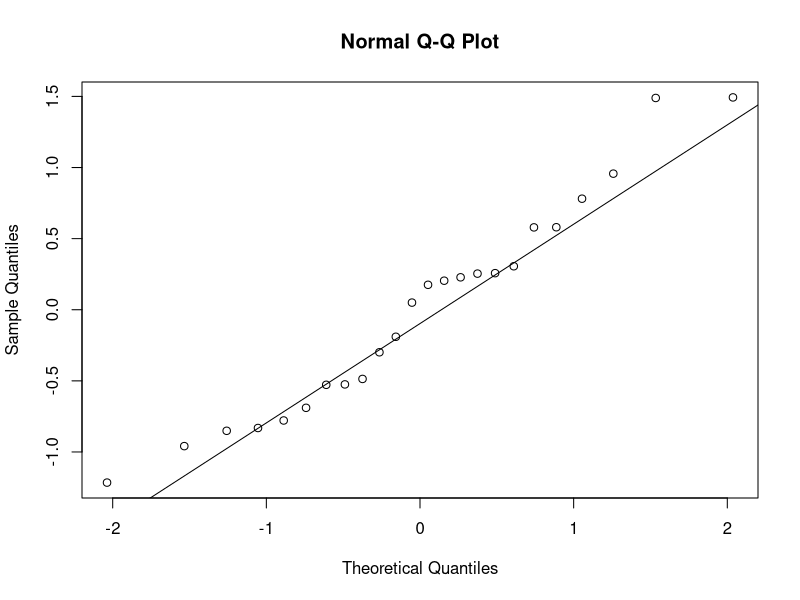

Recreate this plot in R. (Note: this script raises an error after producing the figure.)
## ---- chunk 1
knitr::opts_chunk$set(error = TRUE) 
## ---- chunk 2
library(readxl)
library(dplyr)
library(lubridate)
library(ggplot2)
library(car)
library(lmtest)
library(nortest)
library(tseries)

cad  <- read_excel("cadereyta_SE3.xlsx")
jua  <- read_excel("cadereyta_SE2.xlsx")

find_date_col <- function(df){
  cand <- grep("date|fecha|time|datetime|hora", names(df), ignore.case = TRUE, value = TRUE)
  if (length(cand) == 0) stop("No se encontró una columna de fecha/hora. Renombra o agrega una.")
  cand[1]
}

DATE_COL_CAD <- find_date_col(cad)
DATE_COL_JUA <- find_date_col(jua)

parse_dt <- function(df, date_col) {
  # Intenta varios formatos comunes
  df %>%
    mutate(
      .dt_raw = .data[[date_col]],
      .dt = suppressWarnings(parse_date_time(
        .dt_raw,
        orders = c("Y-m-d H:M:S", "Y-m-d H:M", "Y-m-d",
                   "d/m/Y H:M:S", "d/m/Y H:M", "d/m/Y",
                   "Ymd HMS", "Ymd HM", "Ymd")
      ))
    )
}

cad <- parse_dt(cad, DATE_COL_CAD)
jua <- parse_dt(jua, DATE_COL_JUA)

if (all(is.na(cad$.dt))) stop("No se pudo parsear la fecha/hora en Cadereyta.")
if (all(is.na(jua$.dt))) stop("No se pudo parsear la fecha/hora en Juárez.")

# Función auxiliar: obtener el 15.º miércoles del año
nth_wednesday <- function(dt_vec, n = 15) {
  # Extraer solo las fechas (sin hora)
  dates <- lubridate::as_date(dt_vec)
  # Filtrar los miércoles
  wed_dates <- sort(unique(dates[lubridate::wday(dates, week_start = 1) == 3]))
  if (length(wed_dates) < n) stop("No hay suficientes miércoles en los datos.")
  wed_dates[n]
}

# Obtener el 15.º miércoles
WED_DT <- nth_wednesday(cad$.dt, n = 15)

# Definir rango de ese día (solo ese miércoles)
START_DT <- as.POSIXct(WED_DT, tz = lubridate::tz(cad$.dt))
END_DT   <- START_DT + lubridate::days(1)

message(sprintf("Día seleccionado: [%s, %s)", START_DT, END_DT))

# Filtrar solo los registros de ese miércoles
cad_w <- cad %>% dplyr::filter(.dt >= START_DT, .dt < END_DT)
jua_w <- jua %>% dplyr::filter(.dt >= START_DT, .dt < END_DT)

stopifnot(nrow(cad_w) > 2, nrow(jua_w) > 2)

cad_w <- cad_w %>% select(-any_of(c(DATE_COL_CAD, ".dt_raw", ".dt")))
jua_w <- jua_w %>% select(-any_of(c(DATE_COL_JUA, ".dt_raw", ".dt")))

cad_w <- cad_w %>% select(-any_of("NOX"))
jua_w <- jua_w %>% select(-any_of("NOX"))


rmse_vec <- function(truth, estimate) sqrt(mean((as.numeric(truth)-as.numeric(estimate))^2, na.rm = TRUE))
mae_vec  <- function(truth, estimate) mean(abs(as.numeric(truth)-as.numeric(estimate)), na.rm = TRUE)
rsq_vec  <- function(truth, estimate) {
  truth <- as.numeric(truth); estimate <- as.numeric(estimate)
  ss_res <- sum((truth - estimate)^2, na.rm = TRUE)
  ss_tot <- sum((truth - mean(truth, na.rm = TRUE))^2, na.rm = TRUE)
  1 - ss_res/ss_tot
}

TARGET <- "SO2"

stopifnot(TARGET %in% names(cad_w), TARGET %in% names(jua_w))

num_cols <- cad_w %>% select(where(is.numeric)) %>% names()
drop_cols <- c(TARGET, "nivel_cod", "season")  # ajusta si es necesario
x_cols <- setdiff(num_cols, drop_cols)

x_cols <- x_cols[x_cols %in% names(cad_w)]
stopifnot(length(x_cols) > 0)

sd_vec <- sapply(cad_w[x_cols], sd, na.rm = TRUE)
x_cols <- x_cols[sd_vec > 0]

if (length(x_cols) > 1) {
  cmat <- suppressWarnings(cor(cad_w[x_cols], use = "pairwise.complete.obs"))
  bad_pairs <- which(abs(cmat) >= 0.99999 & upper.tri(cmat), arr.ind = TRUE)
  if (nrow(bad_pairs) > 0) {
    drop_perfect <- unique(colnames(cmat)[bad_pairs[,2]])
    x_cols <- setdiff(x_cols, drop_perfect)
  }
}
stopifnot(!(TARGET %in% x_cols), length(x_cols) > 0)

scale_stats <- cad_w %>%
  summarise(across(all_of(x_cols),
                   list(mu = \(x) mean(x, na.rm=TRUE),
                        sd = \(x) sd(x, na.rm=TRUE))))

scale_apply <- function(data, stats_tbl, cols){
  out <- data
  for (v in cols) {
    mu  <- stats_tbl[[paste0(v, "_mu")]]
    sdv <- stats_tbl[[paste0(v, "_sd")]]
    out[[v]] <- if (is.na(sdv) || sdv == 0) 0 else (out[[v]] - mu)/sdv
  }
  out
}

cad_s <- scale_apply(cad_w, scale_stats, x_cols)
jua_s <- scale_apply(jua_w, scale_stats, x_cols)

form <- as.formula(paste(TARGET, "~", paste(x_cols, collapse = " + ")))
modelo_SO2 <- lm(form, data = cad_s)
print(summary(modelo_SO2))

pred_train <- predict(modelo_SO2, newdata = cad_s)
pred_test  <- predict(modelo_SO2, newdata = jua_s)

metricas <- function(obs, pred){
  tibble(
    RMSE = rmse_vec(obs, pred),
    MAE  = mae_vec(obs, pred),
    R2   = rsq_vec(obs, pred)
  )
}

train_met <- metricas(cad_s[[TARGET]], pred_train) |> dplyr::mutate(dataset = "Cadereyta (train, 1 semana)")
test_met  <- metricas(jua_s[[TARGET]], pred_test)  |> dplyr::mutate(dataset = "Juárez (test, 1 semana)")

print(bind_rows(train_met, test_met))

print(vif(modelo_SO2))
print(bptest(modelo_SO2))
print(dwtest(modelo_SO2))

print(ad.test(resid(modelo_SO2)))
print(lillie.test(scale(resid(modelo_SO2))))
print(jarque.bera.test(resid(modelo_SO2)))

# QQ plot
res <- residuals(modelo_SO2)
qqnorm(res); qqline(res)

p_train <- tibble(obs = cad_s[[TARGET]], pred = pred_train) |>
  ggplot(aes(obs, pred)) +
  geom_point(alpha = 0.5) +
  geom_abline(slope=1, intercept=0, linetype="dashed") +
  labs(title = "Entrenamiento: Cadereyta (1 semana)", x = "Observado", y = "Predicho")

p_test <- tibble(obs = jua_s[[TARGET]], pred = pred_test) |>
  ggplot(aes(obs, pred)) +
  geom_point(alpha = 0.5) +
  geom_abline(slope=1, intercept=0, linetype="dashed") +
  labs(title = "Prueba: Juárez (misma semana)", x = "Observado", y = "Predicho")

p_train + p_test

## ---- chunk 3
cad  <- read_excel("cadereyta_SE3.xlsx")
jua  <- read_excel("cadereyta_SE2.xlsx")

find_date_col <- function(df){
  cand <- grep("date|fecha|time|datetime|hora", names(df), ignore.case = TRUE, value = TRUE)
  if (length(cand) == 0) stop("No se encontró una columna de fecha/hora. Renombra o agrega una.")
  cand[1]
}

DATE_COL_CAD <- find_date_col(cad)
DATE_COL_JUA <- find_date_col(jua)

parse_dt <- function(df, date_col) {
  # Intenta varios formatos comunes
  df %>%
    mutate(
      .dt_raw = .data[[date_col]],
      .dt = suppressWarnings(parse_date_time(
        .dt_raw,
        orders = c("Y-m-d H:M:S", "Y-m-d H:M", "Y-m-d",
                   "d/m/Y H:M:S", "d/m/Y H:M", "d/m/Y",
                   "Ymd HMS", "Ymd HM", "Ymd")
      ))
    )
}

cad <- parse_dt(cad, DATE_COL_CAD)
jua <- parse_dt(jua, DATE_COL_JUA)

if (all(is.na(cad$.dt))) stop("No se pudo parsear la fecha/hora en Cadereyta.")
if (all(is.na(jua$.dt))) stop("No se pudo parsear la fecha/hora en Juárez.")

# Función auxiliar: obtener el 15.º miércoles del año
nth_wednesday <- function(dt_vec, n = 15) {
  # Extraer solo las fechas (sin hora)
  dates <- lubridate::as_date(dt_vec)
  # Filtrar los miércoles
  wed_dates <- sort(unique(dates[lubridate::wday(dates, week_start = 1) == 3]))
  if (length(wed_dates) < n) stop("No hay suficientes miércoles en los datos.")
  wed_dates[n]
}

# Obtener el 15.º miércoles
WED_DT <- nth_wednesday(cad$.dt, n = 15)

# Definir rango de ese día (solo ese miércoles)
START_DT <- as.POSIXct(WED_DT, tz = lubridate::tz(cad$.dt))
END_DT   <- START_DT + lubridate::days(1)

message(sprintf("Día seleccionado: [%s, %s)", START_DT, END_DT))

# Filtrar solo los registros de ese miércoles
cad_w <- cad %>% dplyr::filter(.dt >= START_DT, .dt < END_DT)
jua_w <- jua %>% dplyr::filter(.dt >= START_DT, .dt < END_DT)

stopifnot(nrow(cad_w) > 2, nrow(jua_w) > 2)

cad_w <- cad_w %>% select(-any_of(c(DATE_COL_CAD, ".dt_raw", ".dt")))
jua_w <- jua_w %>% select(-any_of(c(DATE_COL_JUA, ".dt_raw", ".dt")))

cad_w <- cad_w %>% select(-any_of("NOX"))
jua_w <- jua_w %>% select(-any_of("NOX"))

rmse_vec <- function(truth, estimate) sqrt(mean((as.numeric(truth)-as.numeric(estimate))^2, na.rm = TRUE))
mae_vec  <- function(truth, estimate) mean(abs(as.numeric(truth)-as.numeric(estimate)), na.rm = TRUE)
rsq_vec  <- function(truth, estimate) {
  truth <- as.numeric(truth); estimate <- as.numeric(estimate)
  ss_res <- sum((truth - estimate)^2, na.rm = TRUE)
  ss_tot <- sum((truth - mean(truth, na.rm = TRUE))^2, na.rm = TRUE)
  1 - ss_res/ss_tot
}

TARGET <- "PM10"

stopifnot(TARGET %in% names(cad_w), TARGET %in% names(jua_w))

num_cols <- cad_w %>% select(where(is.numeric)) %>% names()
drop_cols <- c(TARGET, "nivel_cod", "season")
x_cols <- setdiff(num_cols, drop_cols)

x_cols <- x_cols[x_cols %in% names(cad_w)]
stopifnot(length(x_cols) > 0)

sd_vec <- sapply(cad_w[x_cols], sd, na.rm = TRUE)
x_cols <- x_cols[sd_vec > 0]

if (length(x_cols) > 1) {
  cmat <- suppressWarnings(cor(cad_w[x_cols], use = "pairwise.complete.obs"))
  bad_pairs <- which(abs(cmat) >= 0.99999 & upper.tri(cmat), arr.ind = TRUE)
  if (nrow(bad_pairs) > 0) {
    drop_perfect <- unique(colnames(cmat)[bad_pairs[,2]])
    x_cols <- setdiff(x_cols, drop_perfect)
  }
}
stopifnot(!(TARGET %in% x_cols), length(x_cols) > 0)

scale_stats <- cad_w %>%
  summarise(across(all_of(x_cols),
                   list(mu = \(x) mean(x, na.rm=TRUE),
                        sd = \(x) sd(x, na.rm=TRUE))))

scale_apply <- function(data, stats_tbl, cols){
  out <- data
  for (v in cols) {
    mu  <- stats_tbl[[paste0(v, "_mu")]]
    sdv <- stats_tbl[[paste0(v, "_sd")]]
    out[[v]] <- if (is.na(sdv) || sdv == 0) 0 else (out[[v]] - mu)/sdv
  }
  out
}

cad_s <- scale_apply(cad_w, scale_stats, x_cols)
jua_s <- scale_apply(jua_w, scale_stats, x_cols)

form <- as.formula(paste(TARGET, "~", paste(x_cols, collapse = " + ")))
modelo_SO2 <- lm(form, data = cad_s)
print(summary(modelo_SO2))

pred_train <- predict(modelo_SO2, newdata = cad_s)
pred_test  <- predict(modelo_SO2, newdata = jua_s)

metricas <- function(obs, pred){
  tibble(
    RMSE = rmse_vec(obs, pred),
    MAE  = mae_vec(obs, pred),
    R2   = rsq_vec(obs, pred)
  )
}

train_met <- metricas(cad_s[[TARGET]], pred_train) |> dplyr::mutate(dataset = "Cadereyta (train, 1 semana)")
test_met  <- metricas(jua_s[[TARGET]], pred_test)  |> dplyr::mutate(dataset = "Juárez (test, 1 semana)")

print(bind_rows(train_met, test_met))

print(vif(modelo_SO2))
print(bptest(modelo_SO2))
print(dwtest(modelo_SO2))

print(ad.test(resid(modelo_SO2)))
print(lillie.test(scale(resid(modelo_SO2))))
print(jarque.bera.test(resid(modelo_SO2)))

res <- residuals(modelo_SO2)
qqnorm(res); qqline(res)

p_train <- tibble(obs = cad_s[[TARGET]], pred = pred_train) |>
  ggplot(aes(obs, pred)) +
  geom_point(alpha = 0.5) +
  geom_abline(slope=1, intercept=0, linetype="dashed") +
  labs(title = "Entrenamiento: Cadereyta (1 semana)", x = "Observado", y = "Predicho")

p_test <- tibble(obs = jua_s[[TARGET]], pred = pred_test) |>
  ggplot(aes(obs, pred)) +
  geom_point(alpha = 0.5) +
  geom_abline(slope=1, intercept=0, linetype="dashed") +
  labs(title = "Prueba: Juárez (misma semana)", x = "Observado", y = "Predicho")

p_train + p_test

## ---- chunk 4
cad  <- read_excel("cadereyta_SE3.xlsx")
jua  <- read_excel("cadereyta_SE2.xlsx")

find_date_col <- function(df){
  cand <- grep("date|fecha|time|datetime|hora", names(df), ignore.case = TRUE, value = TRUE)
  if (length(cand) == 0) stop("No se encontró una columna de fecha/hora. Renombra o agrega una.")
  cand[1]
}

DATE_COL_CAD <- find_date_col(cad)
DATE_COL_JUA <- find_date_col(jua)

parse_dt <- function(df, date_col) {
  df %>%
    mutate(
      .dt_raw = .data[[date_col]],
      .dt = suppressWarnings(parse_date_time(
        .dt_raw,
        orders = c("Y-m-d H:M:S", "Y-m-d H:M", "Y-m-d",
                   "d/m/Y H:M:S", "d/m/Y H:M", "d/m/Y",
                   "Ymd HMS", "Ymd HM", "Ymd")
      ))
    )
}

cad <- parse_dt(cad, DATE_COL_CAD)
jua <- parse_dt(jua, DATE_COL_JUA)

if (all(is.na(cad$.dt))) stop("No se pudo parsear la fecha/hora en Cadereyta.")
if (all(is.na(jua$.dt))) stop("No se pudo parsear la fecha/hora en Juárez.")

# Función auxiliar: obtener el 15.º miércoles del año
nth_wednesday <- function(dt_vec, n = 15) {
  # Extraer solo las fechas (sin hora)
  dates <- lubridate::as_date(dt_vec)
  # Filtrar los miércoles
  wed_dates <- sort(unique(dates[lubridate::wday(dates, week_start = 1) == 3]))
  if (length(wed_dates) < n) stop("No hay suficientes miércoles en los datos.")
  wed_dates[n]
}

# Obtener el 15.º miércoles
WED_DT <- nth_wednesday(cad$.dt, n = 15)

# Definir rango de ese día (solo ese miércoles)
START_DT <- as.POSIXct(WED_DT, tz = lubridate::tz(cad$.dt))
END_DT   <- START_DT + lubridate::days(1)

message(sprintf("Día seleccionado: [%s, %s)", START_DT, END_DT))

# Filtrar solo los registros de ese miércoles
cad_w <- cad %>% dplyr::filter(.dt >= START_DT, .dt < END_DT)
jua_w <- jua %>% dplyr::filter(.dt >= START_DT, .dt < END_DT)

stopifnot(nrow(cad_w) > 2, nrow(jua_w) > 2)

cad_w <- cad_w %>% select(-any_of(c(DATE_COL_CAD, ".dt_raw", ".dt")))
jua_w <- jua_w %>% select(-any_of(c(DATE_COL_JUA, ".dt_raw", ".dt")))

cad_w <- cad_w %>% select(-any_of("NOX"))
jua_w <- jua_w %>% select(-any_of("NOX"))

rmse_vec <- function(truth, estimate) sqrt(mean((as.numeric(truth)-as.numeric(estimate))^2, na.rm = TRUE))
mae_vec  <- function(truth, estimate) mean(abs(as.numeric(truth)-as.numeric(estimate)), na.rm = TRUE)
rsq_vec  <- function(truth, estimate) {
  truth <- as.numeric(truth); estimate <- as.numeric(estimate)
  ss_res <- sum((truth - estimate)^2, na.rm = TRUE)
  ss_tot <- sum((truth - mean(truth, na.rm = TRUE))^2, na.rm = TRUE)
  1 - ss_res/ss_tot
}

TARGET <- "PM2.5"

stopifnot(TARGET %in% names(cad_w), TARGET %in% names(jua_w))

num_cols <- cad_w %>% select(where(is.numeric)) %>% names()
drop_cols <- c(TARGET, "nivel_cod", "season")
x_cols <- setdiff(num_cols, drop_cols)

x_cols <- x_cols[x_cols %in% names(cad_w)]
stopifnot(length(x_cols) > 0)

sd_vec <- sapply(cad_w[x_cols], sd, na.rm = TRUE)
x_cols <- x_cols[sd_vec > 0]

if (length(x_cols) > 1) {
  cmat <- suppressWarnings(cor(cad_w[x_cols], use = "pairwise.complete.obs"))
  bad_pairs <- which(abs(cmat) >= 0.99999 & upper.tri(cmat), arr.ind = TRUE)
  if (nrow(bad_pairs) > 0) {
    drop_perfect <- unique(colnames(cmat)[bad_pairs[,2]])
    x_cols <- setdiff(x_cols, drop_perfect)
  }
}
stopifnot(!(TARGET %in% x_cols), length(x_cols) > 0)

scale_stats <- cad_w %>%
  summarise(across(all_of(x_cols),
                   list(mu = \(x) mean(x, na.rm=TRUE),
                        sd = \(x) sd(x, na.rm=TRUE))))

scale_apply <- function(data, stats_tbl, cols){
  out <- data
  for (v in cols) {
    mu  <- stats_tbl[[paste0(v, "_mu")]]
    sdv <- stats_tbl[[paste0(v, "_sd")]]
    out[[v]] <- if (is.na(sdv) || sdv == 0) 0 else (out[[v]] - mu)/sdv
  }
  out
}

cad_s <- scale_apply(cad_w, scale_stats, x_cols)
jua_s <- scale_apply(jua_w, scale_stats, x_cols)

form <- as.formula(paste(TARGET, "~", paste(x_cols, collapse = " + ")))
modelo_SO2 <- lm(form, data = cad_s)
print(summary(modelo_SO2))

pred_train <- predict(modelo_SO2, newdata = cad_s)
pred_test  <- predict(modelo_SO2, newdata = jua_s)

metricas <- function(obs, pred){
  tibble(
    RMSE = rmse_vec(obs, pred),
    MAE  = mae_vec(obs, pred),
    R2   = rsq_vec(obs, pred)
  )
}

train_met <- metricas(cad_s[[TARGET]], pred_train) |> dplyr::mutate(dataset = "Cadereyta (train, 1 semana)")
test_met  <- metricas(jua_s[[TARGET]], pred_test)  |> dplyr::mutate(dataset = "Juárez (test, 1 semana)")

print(bind_rows(train_met, test_met))

print(vif(modelo_SO2))
print(bptest(modelo_SO2))
print(dwtest(modelo_SO2))

print(ad.test(resid(modelo_SO2)))
print(lillie.test(scale(resid(modelo_SO2))))
print(jarque.bera.test(resid(modelo_SO2)))

res <- residuals(modelo_SO2)
qqnorm(res); qqline(res)

p_train <- tibble(obs = cad_s[[TARGET]], pred = pred_train) |>
  ggplot(aes(obs, pred)) +
  geom_point(alpha = 0.5) +
  geom_abline(slope=1, intercept=0, linetype="dashed") +
  labs(title = "Entrenamiento: Cadereyta (1 semana)", x = "Observado", y = "Predicho")

p_test <- tibble(obs = jua_s[[TARGET]], pred = pred_test) |>
  ggplot(aes(obs, pred)) +
  geom_point(alpha = 0.5) +
  geom_abline(slope=1, intercept=0, linetype="dashed") +
  labs(title = "Prueba: Juárez (misma semana)", x = "Observado", y = "Predicho")

p_train + p_test

## ---- chunk 5
cad  <- read_excel("cadereyta_SE3.xlsx")
jua  <- read_excel("cadereyta_SE.xlsx")

find_date_col <- function(df){
  cand <- grep("date|fecha|time|datetime|hora", names(df), ignore.case = TRUE, value = TRUE)
  if (length(cand) == 0) stop("No se encontró una columna de fecha/hora. Renombra o agrega una.")
  cand[1]
}

DATE_COL_CAD <- find_date_col(cad)
DATE_COL_JUA <- find_date_col(jua)

parse_dt <- function(df, date_col) {
  df %>%
    mutate(
      .dt_raw = .data[[date_col]],
      .dt = suppressWarnings(parse_date_time(
        .dt_raw,
        orders = c("Y-m-d H:M:S", "Y-m-d H:M", "Y-m-d",
                   "d/m/Y H:M:S", "d/m/Y H:M", "d/m/Y",
                   "Ymd HMS", "Ymd HM", "Ymd")
      ))
    )
}

cad <- parse_dt(cad, DATE_COL_CAD)
jua <- parse_dt(jua, DATE_COL_JUA)

if (all(is.na(cad$.dt))) stop("No se pudo parsear la fecha/hora en Cadereyta.")
if (all(is.na(jua$.dt))) stop("No se pudo parsear la fecha/hora en Juárez.")

# Función auxiliar: obtener el 15.º miércoles del año
nth_wednesday <- function(dt_vec, n = 15) {
  # Extraer solo las fechas (sin hora)
  dates <- lubridate::as_date(dt_vec)
  # Filtrar los miércoles
  wed_dates <- sort(unique(dates[lubridate::wday(dates, week_start = 1) == 3]))
  if (length(wed_dates) < n) stop("No hay suficientes miércoles en los datos.")
  wed_dates[n]
}

# Obtener el 15.º miércoles
WED_DT <- nth_wednesday(cad$.dt, n = 15)

# Definir rango de ese día (solo ese miércoles)
START_DT <- as.POSIXct(WED_DT, tz = lubridate::tz(cad$.dt))
END_DT   <- START_DT + lubridate::days(1)

message(sprintf("Día seleccionado: [%s, %s)", START_DT, END_DT))

# Filtrar solo los registros de ese miércoles
cad_w <- cad %>% dplyr::filter(.dt >= START_DT, .dt < END_DT)
jua_w <- jua %>% dplyr::filter(.dt >= START_DT, .dt < END_DT)

stopifnot(nrow(cad_w) > 2, nrow(jua_w) > 2)

cad_w <- cad_w %>% select(-any_of(c(DATE_COL_CAD, ".dt_raw", ".dt")))
jua_w <- jua_w %>% select(-any_of(c(DATE_COL_JUA, ".dt_raw", ".dt")))

cad_w <- cad_w %>% select(-any_of("NOX"))
jua_w <- jua_w %>% select(-any_of("NOX"))

rmse_vec <- function(truth, estimate) sqrt(mean((as.numeric(truth)-as.numeric(estimate))^2, na.rm = TRUE))
mae_vec  <- function(truth, estimate) mean(abs(as.numeric(truth)-as.numeric(estimate)), na.rm = TRUE)
rsq_vec  <- function(truth, estimate) {
  truth <- as.numeric(truth); estimate <- as.numeric(estimate)
  ss_res <- sum((truth - estimate)^2, na.rm = TRUE)
  ss_tot <- sum((truth - mean(truth, na.rm = TRUE))^2, na.rm = TRUE)
  1 - ss_res/ss_tot
}

TARGET <- "SO2"

stopifnot(TARGET %in% names(cad_w), TARGET %in% names(jua_w))

num_cols <- cad_w %>% select(where(is.numeric)) %>% names()
drop_cols <- c(TARGET, "nivel_cod", "season")
x_cols <- setdiff(num_cols, drop_cols)

x_cols <- x_cols[x_cols %in% names(cad_w)]
stopifnot(length(x_cols) > 0)

sd_vec <- sapply(cad_w[x_cols], sd, na.rm = TRUE)
x_cols <- x_cols[sd_vec > 0]

if (length(x_cols) > 1) {
  cmat <- suppressWarnings(cor(cad_w[x_cols], use = "pairwise.complete.obs"))
  bad_pairs <- which(abs(cmat) >= 0.99999 & upper.tri(cmat), arr.ind = TRUE)
  if (nrow(bad_pairs) > 0) {
    drop_perfect <- unique(colnames(cmat)[bad_pairs[,2]])
    x_cols <- setdiff(x_cols, drop_perfect)
  }
}
stopifnot(!(TARGET %in% x_cols), length(x_cols) > 0)

scale_stats <- cad_w %>%
  summarise(across(all_of(x_cols),
                   list(mu = \(x) mean(x, na.rm=TRUE),
                        sd = \(x) sd(x, na.rm=TRUE))))

scale_apply <- function(data, stats_tbl, cols){
  out <- data
  for (v in cols) {
    mu  <- stats_tbl[[paste0(v, "_mu")]]
    sdv <- stats_tbl[[paste0(v, "_sd")]]
    out[[v]] <- if (is.na(sdv) || sdv == 0) 0 else (out[[v]] - mu)/sdv
  }
  out
}

cad_s <- scale_apply(cad_w, scale_stats, x_cols)
jua_s <- scale_apply(jua_w, scale_stats, x_cols)

form <- as.formula(paste(TARGET, "~", paste(x_cols, collapse = " + ")))
modelo_SO2 <- lm(form, data = cad_s)
print(summary(modelo_SO2))

pred_train <- predict(modelo_SO2, newdata = cad_s)
pred_test  <- predict(modelo_SO2, newdata = jua_s)

metricas <- function(obs, pred){
  tibble(
    RMSE = rmse_vec(obs, pred),
    MAE  = mae_vec(obs, pred),
    R2   = rsq_vec(obs, pred)
  )
}

train_met <- metricas(cad_s[[TARGET]], pred_train) |> dplyr::mutate(dataset = "Cadereyta (train, 1 semana)")
test_met  <- metricas(jua_s[[TARGET]], pred_test)  |> dplyr::mutate(dataset = "Guadalupe (test, 1 semana)")

print(bind_rows(train_met, test_met))

print(vif(modelo_SO2))
print(bptest(modelo_SO2))
print(dwtest(modelo_SO2))

print(ad.test(resid(modelo_SO2)))
print(lillie.test(scale(resid(modelo_SO2))))
print(jarque.bera.test(resid(modelo_SO2)))

res <- residuals(modelo_SO2)
qqnorm(res); qqline(res)

p_train <- tibble(obs = cad_s[[TARGET]], pred = pred_train) |>
  ggplot(aes(obs, pred)) +
  geom_point(alpha = 0.5) +
  geom_abline(slope=1, intercept=0, linetype="dashed") +
  labs(title = "Entrenamiento: Cadereyta (1 semana)", x = "Observado", y = "Predicho")

p_test <- tibble(obs = jua_s[[TARGET]], pred = pred_test) |>
  ggplot(aes(obs, pred)) +
  geom_point(alpha = 0.5) +
  geom_abline(slope=1, intercept=0, linetype="dashed") +
  labs(title = "Prueba: Guadalupe (misma semana)", x = "Observado", y = "Predicho")

p_train + p_test

## ---- chunk 6
cad  <- read_excel("cadereyta_SE3.xlsx")
jua  <- read_excel("cadereyta_SE.xlsx")

find_date_col <- function(df){
  cand <- grep("date|fecha|time|datetime|hora", names(df), ignore.case = TRUE, value = TRUE)
  if (length(cand) == 0) stop("No se encontró una columna de fecha/hora. Renombra o agrega una.")
  cand[1]
}

DATE_COL_CAD <- find_date_col(cad)
DATE_COL_JUA <- find_date_col(jua)

parse_dt <- function(df, date_col) {
  df %>%
    mutate(
      .dt_raw = .data[[date_col]],
      .dt = suppressWarnings(parse_date_time(
        .dt_raw,
        orders = c("Y-m-d H:M:S", "Y-m-d H:M", "Y-m-d",
                   "d/m/Y H:M:S", "d/m/Y H:M", "d/m/Y",
                   "Ymd HMS", "Ymd HM", "Ymd")
      ))
    )
}

cad <- parse_dt(cad, DATE_COL_CAD)
jua <- parse_dt(jua, DATE_COL_JUA)

if (all(is.na(cad$.dt))) stop("No se pudo parsear la fecha/hora en Cadereyta.")
if (all(is.na(jua$.dt))) stop("No se pudo parsear la fecha/hora en Juárez.")

# Función auxiliar: obtener el 15.º miércoles del año
nth_wednesday <- function(dt_vec, n = 15) {
  # Extraer solo las fechas (sin hora)
  dates <- lubridate::as_date(dt_vec)
  # Filtrar los miércoles
  wed_dates <- sort(unique(dates[lubridate::wday(dates, week_start = 1) == 3]))
  if (length(wed_dates) < n) stop("No hay suficientes miércoles en los datos.")
  wed_dates[n]
}

# Obtener el 15.º miércoles
WED_DT <- nth_wednesday(cad$.dt, n = 15)

# Definir rango de ese día (solo ese miércoles)
START_DT <- as.POSIXct(WED_DT, tz = lubridate::tz(cad$.dt))
END_DT   <- START_DT + lubridate::days(1)

message(sprintf("Día seleccionado: [%s, %s)", START_DT, END_DT))

# Filtrar solo los registros de ese miércoles
cad_w <- cad %>% dplyr::filter(.dt >= START_DT, .dt < END_DT)
jua_w <- jua %>% dplyr::filter(.dt >= START_DT, .dt < END_DT)

stopifnot(nrow(cad_w) > 2, nrow(jua_w) > 2)

cad_w <- cad_w %>% select(-any_of(c(DATE_COL_CAD, ".dt_raw", ".dt")))
jua_w <- jua_w %>% select(-any_of(c(DATE_COL_JUA, ".dt_raw", ".dt")))

cad_w <- cad_w %>% select(-any_of("NOX"))
jua_w <- jua_w %>% select(-any_of("NOX"))

rmse_vec <- function(truth, estimate) sqrt(mean((as.numeric(truth)-as.numeric(estimate))^2, na.rm = TRUE))
mae_vec  <- function(truth, estimate) mean(abs(as.numeric(truth)-as.numeric(estimate)), na.rm = TRUE)
rsq_vec  <- function(truth, estimate) {
  truth <- as.numeric(truth); estimate <- as.numeric(estimate)
  ss_res <- sum((truth - estimate)^2, na.rm = TRUE)
  ss_tot <- sum((truth - mean(truth, na.rm = TRUE))^2, na.rm = TRUE)
  1 - ss_res/ss_tot
}

TARGET <- "PM10"

stopifnot(TARGET %in% names(cad_w), TARGET %in% names(jua_w))

num_cols <- cad_w %>% select(where(is.numeric)) %>% names()
drop_cols <- c(TARGET, "nivel_cod", "season")
x_cols <- setdiff(num_cols, drop_cols)

x_cols <- x_cols[x_cols %in% names(cad_w)]
stopifnot(length(x_cols) > 0)

sd_vec <- sapply(cad_w[x_cols], sd, na.rm = TRUE)
x_cols <- x_cols[sd_vec > 0]

if (length(x_cols) > 1) {
  cmat <- suppressWarnings(cor(cad_w[x_cols], use = "pairwise.complete.obs"))
  bad_pairs <- which(abs(cmat) >= 0.99999 & upper.tri(cmat), arr.ind = TRUE)
  if (nrow(bad_pairs) > 0) {
    drop_perfect <- unique(colnames(cmat)[bad_pairs[,2]])
    x_cols <- setdiff(x_cols, drop_perfect)
  }
}
stopifnot(!(TARGET %in% x_cols), length(x_cols) > 0)

scale_stats <- cad_w %>%
  summarise(across(all_of(x_cols),
                   list(mu = \(x) mean(x, na.rm=TRUE),
                        sd = \(x) sd(x, na.rm=TRUE))))

scale_apply <- function(data, stats_tbl, cols){
  out <- data
  for (v in cols) {
    mu  <- stats_tbl[[paste0(v, "_mu")]]
    sdv <- stats_tbl[[paste0(v, "_sd")]]
    out[[v]] <- if (is.na(sdv) || sdv == 0) 0 else (out[[v]] - mu)/sdv
  }
  out
}

cad_s <- scale_apply(cad_w, scale_stats, x_cols)
jua_s <- scale_apply(jua_w, scale_stats, x_cols)

form <- as.formula(paste(TARGET, "~", paste(x_cols, collapse = " + ")))
modelo_SO2 <- lm(form, data = cad_s)
print(summary(modelo_SO2))

pred_train <- predict(modelo_SO2, newdata = cad_s)
pred_test  <- predict(modelo_SO2, newdata = jua_s)

metricas <- function(obs, pred){
  tibble(
    RMSE = rmse_vec(obs, pred),
    MAE  = mae_vec(obs, pred),
    R2   = rsq_vec(obs, pred)
  )
}

train_met <- metricas(cad_s[[TARGET]], pred_train) |> dplyr::mutate(dataset = "Cadereyta (train, 1 semana)")
test_met  <- metricas(jua_s[[TARGET]], pred_test)  |> dplyr::mutate(dataset = "Guadalupe (test, 1 semana)")

print(bind_rows(train_met, test_met))

print(vif(modelo_SO2))
print(bptest(modelo_SO2))
print(dwtest(modelo_SO2))

print(ad.test(resid(modelo_SO2)))
print(lillie.test(scale(resid(modelo_SO2))))
print(jarque.bera.test(resid(modelo_SO2)))

res <- residuals(modelo_SO2)
qqnorm(res); qqline(res)

p_train <- tibble(obs = cad_s[[TARGET]], pred = pred_train) |>
  ggplot(aes(obs, pred)) +
  geom_point(alpha = 0.5) +
  geom_abline(slope=1, intercept=0, linetype="dashed") +
  labs(title = "Entrenamiento: Cadereyta (1 semana)", x = "Observado", y = "Predicho")

p_test <- tibble(obs = jua_s[[TARGET]], pred = pred_test) |>
  ggplot(aes(obs, pred)) +
  geom_point(alpha = 0.5) +
  geom_abline(slope=1, intercept=0, linetype="dashed") +
  labs(title = "Prueba: Guadalupe (misma semana)", x = "Observado", y = "Predicho")

p_train + p_test

## ---- chunk 7
cad  <- read_excel("cadereyta_SE3.xlsx")
jua  <- read_excel("cadereyta_SE.xlsx")

find_date_col <- function(df){
  cand <- grep("date|fecha|time|datetime|hora", names(df), ignore.case = TRUE, value = TRUE)
  if (length(cand) == 0) stop("No se encontró una columna de fecha/hora. Renombra o agrega una.")
  cand[1]
}

DATE_COL_CAD <- find_date_col(cad)
DATE_COL_JUA <- find_date_col(jua)

parse_dt <- function(df, date_col) {
  df %>%
    mutate(
      .dt_raw = .data[[date_col]],
      .dt = suppressWarnings(parse_date_time(
        .dt_raw,
        orders = c("Y-m-d H:M:S", "Y-m-d H:M", "Y-m-d",
                   "d/m/Y H:M:S", "d/m/Y H:M", "d/m/Y",
                   "Ymd HMS", "Ymd HM", "Ymd")
      ))
    )
}

cad <- parse_dt(cad, DATE_COL_CAD)
jua <- parse_dt(jua, DATE_COL_JUA)

if (all(is.na(cad$.dt))) stop("No se pudo parsear la fecha/hora en Cadereyta.")
if (all(is.na(jua$.dt))) stop("No se pudo parsear la fecha/hora en Juárez.")

# Función auxiliar: obtener el 15.º miércoles del año
nth_wednesday <- function(dt_vec, n = 15) {
  # Extraer solo las fechas (sin hora)
  dates <- lubridate::as_date(dt_vec)
  # Filtrar los miércoles
  wed_dates <- sort(unique(dates[lubridate::wday(dates, week_start = 1) == 3]))
  if (length(wed_dates) < n) stop("No hay suficientes miércoles en los datos.")
  wed_dates[n]
}

# Obtener el 15.º miércoles
WED_DT <- nth_wednesday(cad$.dt, n = 15)

# Definir rango de ese día (solo ese miércoles)
START_DT <- as.POSIXct(WED_DT, tz = lubridate::tz(cad$.dt))
END_DT   <- START_DT + lubridate::days(1)

message(sprintf("Día seleccionado: [%s, %s)", START_DT, END_DT))

# Filtrar solo los registros de ese miércoles
cad_w <- cad %>% dplyr::filter(.dt >= START_DT, .dt < END_DT)
jua_w <- jua %>% dplyr::filter(.dt >= START_DT, .dt < END_DT)

stopifnot(nrow(cad_w) > 2, nrow(jua_w) > 2)

cad_w <- cad_w %>% select(-any_of(c(DATE_COL_CAD, ".dt_raw", ".dt")))
jua_w <- jua_w %>% select(-any_of(c(DATE_COL_JUA, ".dt_raw", ".dt")))

cad_w <- cad_w %>% select(-any_of("NOX"))
jua_w <- jua_w %>% select(-any_of("NOX"))

rmse_vec <- function(truth, estimate) sqrt(mean((as.numeric(truth)-as.numeric(estimate))^2, na.rm = TRUE))
mae_vec  <- function(truth, estimate) mean(abs(as.numeric(truth)-as.numeric(estimate)), na.rm = TRUE)
rsq_vec  <- function(truth, estimate) {
  truth <- as.numeric(truth); estimate <- as.numeric(estimate)
  ss_res <- sum((truth - estimate)^2, na.rm = TRUE)
  ss_tot <- sum((truth - mean(truth, na.rm = TRUE))^2, na.rm = TRUE)
  1 - ss_res/ss_tot
}

TARGET <- "SO2"

stopifnot(TARGET %in% names(cad_w), TARGET %in% names(jua_w))

num_cols <- cad_w %>% select(where(is.numeric)) %>% names()
drop_cols <- c(TARGET, "nivel_cod", "season")
x_cols <- setdiff(num_cols, drop_cols)

x_cols <- x_cols[x_cols %in% names(cad_w)]
stopifnot(length(x_cols) > 0)

sd_vec <- sapply(cad_w[x_cols], sd, na.rm = TRUE)
x_cols <- x_cols[sd_vec > 0]

if (length(x_cols) > 1) {
  cmat <- suppressWarnings(cor(cad_w[x_cols], use = "pairwise.complete.obs"))
  bad_pairs <- which(abs(cmat) >= 0.99999 & upper.tri(cmat), arr.ind = TRUE)
  if (nrow(bad_pairs) > 0) {
    drop_perfect <- unique(colnames(cmat)[bad_pairs[,2]])
    x_cols <- setdiff(x_cols, drop_perfect)
  }
}
stopifnot(!(TARGET %in% x_cols), length(x_cols) > 0)

scale_stats <- cad_w %>%
  summarise(across(all_of(x_cols),
                   list(mu = \(x) mean(x, na.rm=TRUE),
                        sd = \(x) sd(x, na.rm=TRUE))))

scale_apply <- function(data, stats_tbl, cols){
  out <- data
  for (v in cols) {
    mu  <- stats_tbl[[paste0(v, "_mu")]]
    sdv <- stats_tbl[[paste0(v, "_sd")]]
    out[[v]] <- if (is.na(sdv) || sdv == 0) 0 else (out[[v]] - mu)/sdv
  }
  out
}

cad_s <- scale_apply(cad_w, scale_stats, x_cols)
jua_s <- scale_apply(jua_w, scale_stats, x_cols)

form <- as.formula(paste(TARGET, "~", paste(x_cols, collapse = " + ")))
modelo_SO2 <- lm(form, data = cad_s)
print(summary(modelo_SO2))

pred_train <- predict(modelo_SO2, newdata = cad_s)
pred_test  <- predict(modelo_SO2, newdata = jua_s)

metricas <- function(obs, pred){
  tibble(
    RMSE = rmse_vec(obs, pred),
    MAE  = mae_vec(obs, pred),
    R2   = rsq_vec(obs, pred)
  )
}

train_met <- metricas(cad_s[[TARGET]], pred_train) |> dplyr::mutate(dataset = "Cadereyta (train, 1 semana)")
test_met  <- metricas(jua_s[[TARGET]], pred_test)  |> dplyr::mutate(dataset = "Guadalupe (test, 1 semana)")

print(bind_rows(train_met, test_met))

print(vif(modelo_SO2))
print(bptest(modelo_SO2))
print(dwtest(modelo_SO2))

print(ad.test(resid(modelo_SO2)))
print(lillie.test(scale(resid(modelo_SO2))))
print(jarque.bera.test(resid(modelo_SO2)))

res <- residuals(modelo_SO2)
qqnorm(res); qqline(res)

p_train <- tibble(obs = cad_s[[TARGET]], pred = pred_train) |>
  ggplot(aes(obs, pred)) +
  geom_point(alpha = 0.5) +
  geom_abline(slope=1, intercept=0, linetype="dashed") +
  labs(title = "Entrenamiento: Cadereyta (1 semana)", x = "Observado", y = "Predicho")

p_test <- tibble(obs = jua_s[[TARGET]], pred = pred_test) |>
  ggplot(aes(obs, pred)) +
  geom_point(alpha = 0.5) +
  geom_abline(slope=1, intercept=0, linetype="dashed") +
  labs(title = "Prueba: Guadalupe (misma semana)", x = "Observado", y = "Predicho")

p_train + p_test
